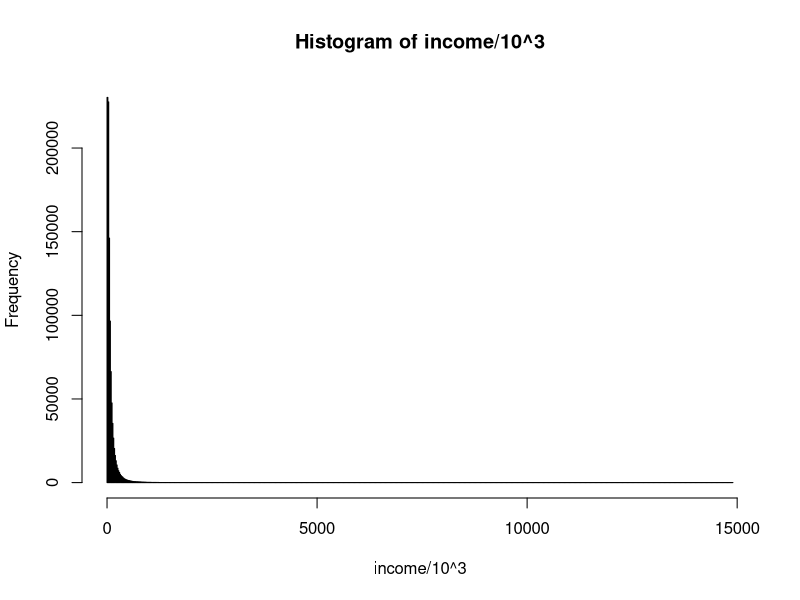
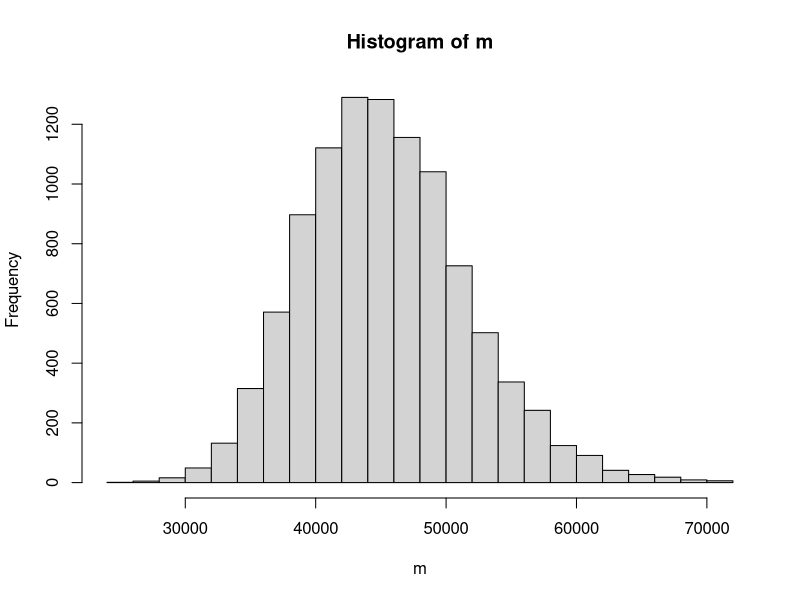
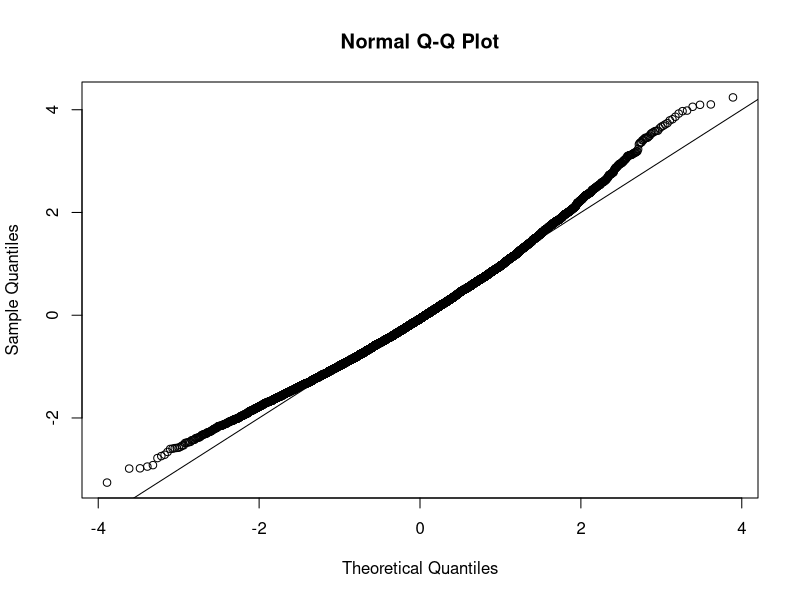

These charts were generated, in order, by the following R code:
#Statistical Inference 10: Bootstrap

#10.1 median income example
set.seed(1995)
n <- 10^6
income <- 10^(rnorm(n, log10(45000), log10(3)))
hist(income/10^3, nclass = 1000)

m <- median(income)
m
#> [1] 44939
 
#> if access to whole application is unavailable a sample
#> can be used instead
N<-100
x<-sample(income, N)
median(x)
#[1] 38461.33

#10.2 confidence intervals for the median
library(gridExtra)
B<-10^4
m<-replicate(B, {
  x<-sample(income, N)
  median(x)
})
hist(m, nclass=30)
qqnorm(scale(m)); abline(0,1)

#when we don't have the distribution we used the central
#limit theorem
median(x) + 1.96*sd(x)/sqrt(N)*c(-1,1)
#[1] 21017.93 55904.72
#comparing the above clt given a known distribution confidence
# interval
quantile(m, c(.025, .975))
#2.5%    97.5% 
#34607.70 58802.04 

#Bootstrap allows resampling of the sample using a monte carlo
#simulation with replacement then taking the median of the
#simulation.  The simulation takes the same size as the original
#dataset
B<-10^4
m_star<-replicate(B, {
  x_star<-sample(x, N, replace=TRUE)
  median(x_star)
})

#bootstrap mimics confidence interval below using the simulation
#median.  The results are very close to the theoretical 
#distribution.
quantile(m_star, c(0.025, 0.975))
#2.5%    97.5% 
#30252.87 57046.02 

#10.3 exercises
#1. Generate a random dataset like this:
y<-rnorm(100, 0, 1)
median(y)
#[1] -0.01357456

#Estimate the 75th quantile, which we know is:
qnorm(.75)
#[1] 0.6744898

#with the sample quantile:
quantile(y, .75)
#Run a monte carlo simulation to learn the expected value and 
#standard error of this random variable.
# Set parameters
n <- 100              # Sample size
B <- 10000            # Number of simulations
quantile_vals <- numeric(B)  # Storage for quantile estimates

# Run Monte Carlo simulation
set.seed(123)         # For reproducibility
for (i in 1:B) {
  y <- rnorm(n, 0, 1)
  quantile_vals[i] <- quantile(y, 0.75)
}

# Analyze results
expected_value <- mean(quantile_vals)
standard_error <- sd(quantile_vals)

# Output
cat("Expected value of 75th quantile:", expected_value, "\n")
#Expected value of 75th quantile: 0.6645913 
cat("Standard error:", standard_error, "\n")
#Standard error: 0.1345276 

#2. In practice, we can’t run a Monte Carlo simulation because
# we don’t know if rnorm is being used to simulate the data. 
#Use the bootstrap to estimate the standard error using just 
#the initial sample y. Use 10 bootstrap samples.
# Original sample
set.seed(42)
y <- rnorm(100, 0, 1)

# Bootstrap parameters
B <- 10
boot_quantiles <- numeric(B)

# Bootstrap loop
set.seed(123)  # For reproducibility
for (i in 1:B) {
  boot_sample <- sample(y, size = length(y), replace = TRUE)
  boot_quantiles[i] <- quantile(boot_sample, 0.75)
}

# Estimate standard error
boot_se <- sd(boot_quantiles)

# Output results
cat("Bootstrap estimates of 75th quantile:\n", round(boot_quantiles, 4), "\n")
#Bootstrap estimates of 75th quantile:
#  0.8465 0.7088 0.8497 0.8063 0.6538 0.6616 0.9207 0.6517 0.6538 0.6448 
cat("Estimated standard error from bootstrap:", round(boot_se, 4), "\n")
#Estimated standard error from bootstrap: 0.105 